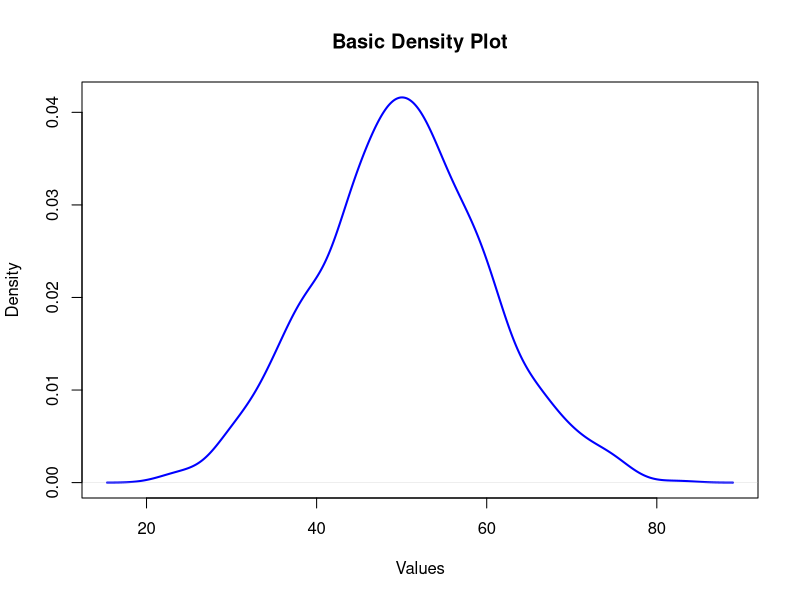
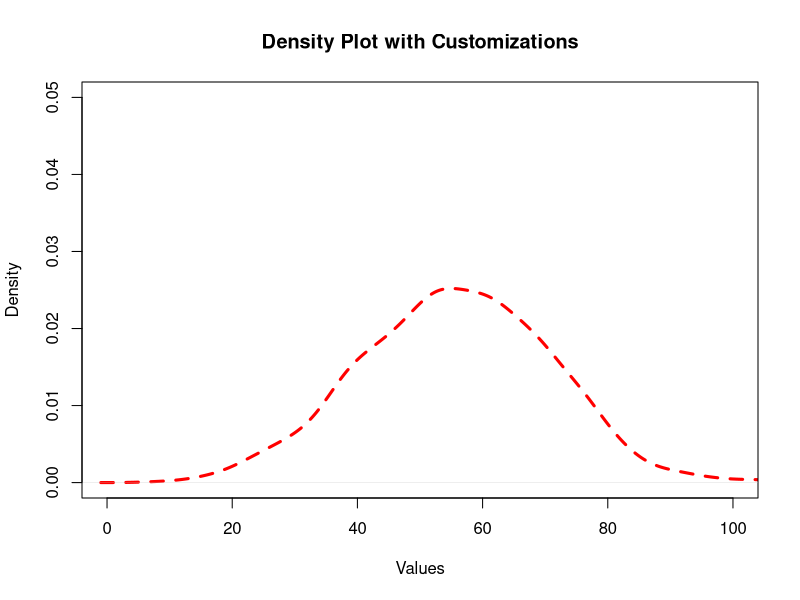
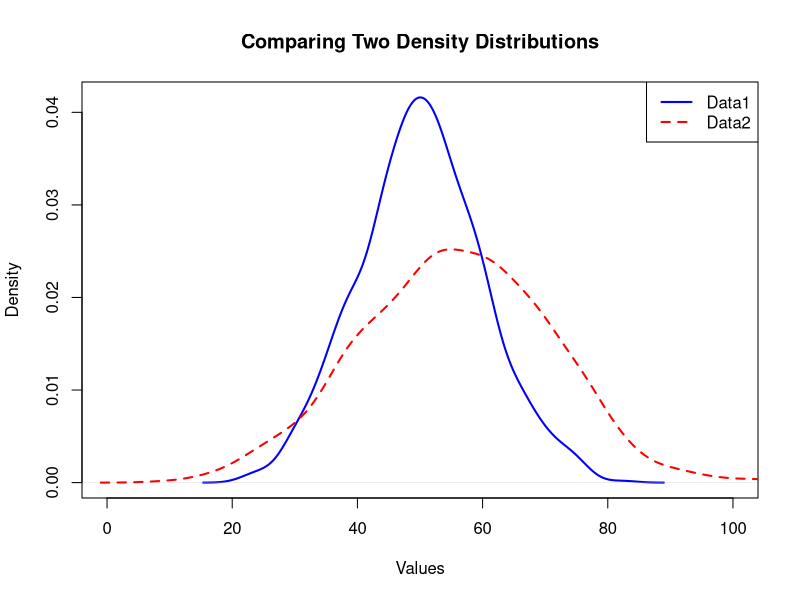
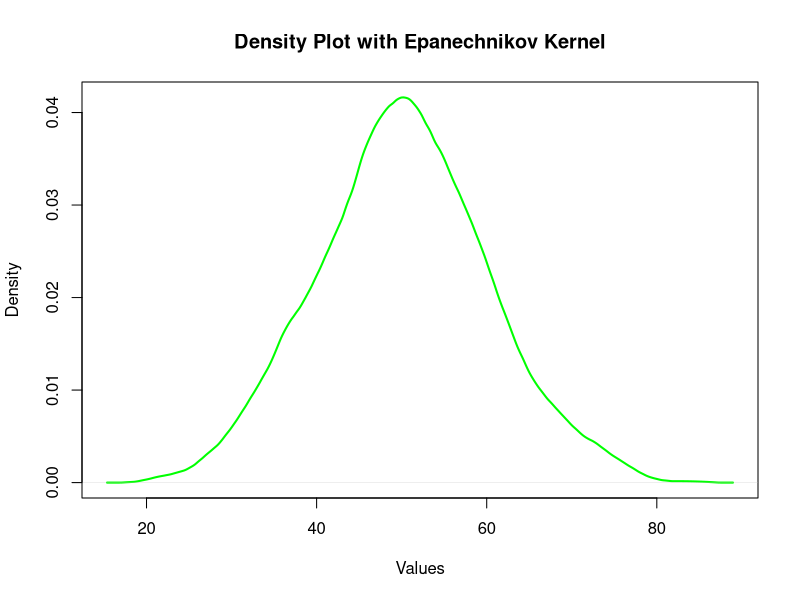
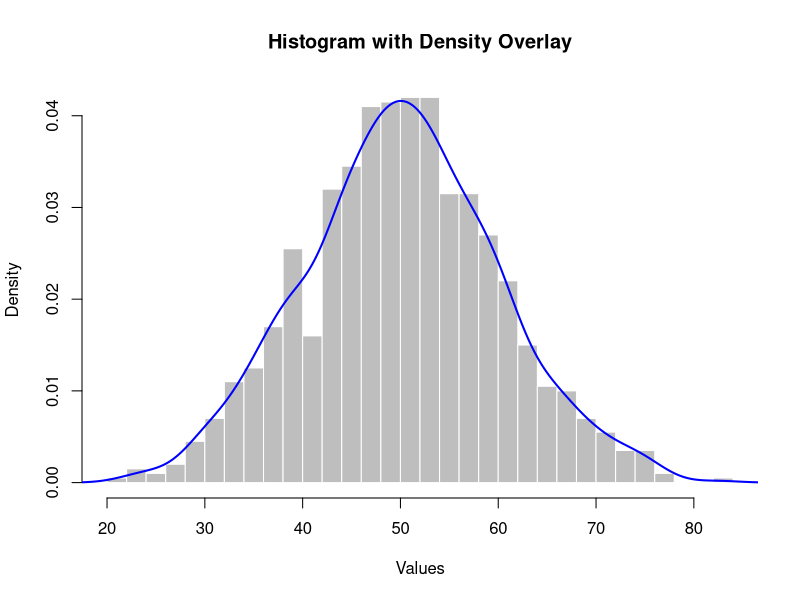

R code for these plots, in order:
# 밀도 그림 예제

# 데이터 생성
set.seed(123)
data1 <- rnorm(1000, mean = 50, sd = 10)
data2 <- rnorm(1000, mean = 55, sd = 15)

# 기본 밀도 그림 그리기
density_data1 <- density(data1)
plot(density_data1, main = "Basic Density Plot",
     xlab = "Values", ylab = "Density",
     col = "blue", lwd = 2)

# 밀도 그림의 다양한 옵션 사용
density_data2 <- density(data2)
plot(density_data2, main = "Density Plot with Customizations",
     xlab = "Values", ylab = "Density",
     col = "red", lwd = 3, lty = 2, # 선 색상, 굵기, 스타일 설정
     xlim = c(0, 100), ylim = c(0, 0.05)) # X축, Y축 범위 설정

# 두 데이터셋 비교 밀도 그림 그리기
plot(density_data1, main = "Comparing Two Density Distributions",
     xlab = "Values", ylab = "Density",
     col = "blue", lwd = 2, xlim = c(0, 100))
lines(density_data2, col = "red", lwd = 2, lty = 2)
legend("topright", legend = c("Data1", "Data2"),
       col = c("blue", "red"), lwd = 2, lty = 1:2)

# 데이터의 커널 밀도 추정 방식 변경 (Gaussian 커널 대신 Epanechnikov 커널 사용)
density_data1_epa <- density(data1, kernel = "epanechnikov")
plot(density_data1_epa, main = "Density Plot with Epanechnikov Kernel",
     xlab = "Values", ylab = "Density",
     col = "green", lwd = 2)

# 밀도 그림에 히스토그램 추가
hist(data1, breaks = 30, probability = TRUE, col = "gray", border = "white",
     main = "Histogram with Density Overlay",
     xlab = "Values", ylab = "Density")
lines(density_data1, col = "blue", lwd = 2)
